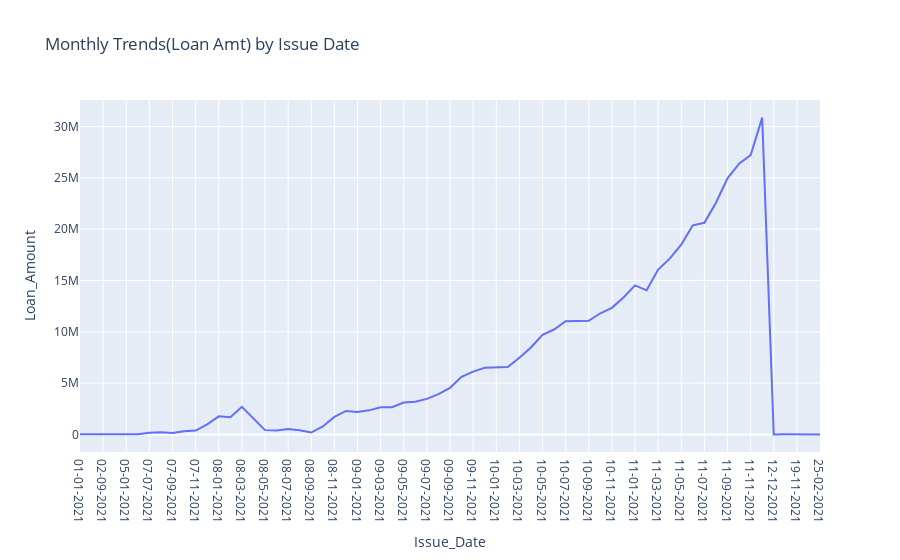

This figure's notebook cell:
### Code cell
loanamt1 = df.groupby('Issue_Date')['Loan_Amount'].sum().reset_index()
px.line(loanamt1,x='Issue_Date', y='Loan_Amount' , title= 'Monthly Trends(Loan Amt) by Issue Date')
